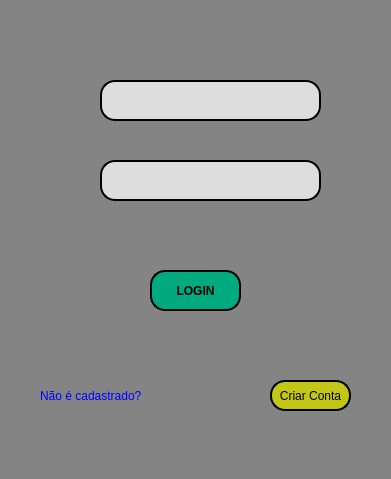
<?xml version="1.0" encoding="UTF-8"?>
<ui version="4.0">
 <class>MainWindow</class>
 <widget class="QMainWindow" name="MainWindow">
  <property name="geometry">
   <rect>
    <x>0</x>
    <y>0</y>
    <width>391</width>
    <height>479</height>
   </rect>
  </property>
  <property name="windowTitle">
   <string>MainWindow</string>
  </property>
  <property name="styleSheet">
   <string notr="true">background-color: rgb(170, 170, 255);
background-color: rgb(132, 132, 132);</string>
  </property>
  <widget class="QWidget" name="centralwidget">
   <widget class="QPushButton" name="pushButton">
    <property name="enabled">
     <bool>true</bool>
    </property>
    <property name="geometry">
     <rect>
      <x>150</x>
      <y>270</y>
      <width>91</width>
      <height>41</height>
     </rect>
    </property>
    <property name="font">
     <font>
      <weight>75</weight>
      <bold>true</bold>
     </font>
    </property>
    <property name="styleSheet">
     <string notr="true">
background-color: rgb(0, 170, 127);
border-radius: 15px;
border-style: outset;
border-width: 2px;
border-color: black;</string>
    </property>
    <property name="text">
     <string>LOGIN</string>
    </property>
    <property name="autoDefault">
     <bool>false</bool>
    </property>
   </widget>
   <widget class="QLabel" name="label">
    <property name="geometry">
     <rect>
      <x>40</x>
      <y>380</y>
      <width>101</width>
      <height>31</height>
     </rect>
    </property>
    <property name="styleSheet">
     <string notr="true">color: rgb(0, 0, 255);</string>
    </property>
    <property name="text">
     <string>Não é cadastrado?</string>
    </property>
   </widget>
   <widget class="QPushButton" name="pushButton_2">
    <property name="geometry">
     <rect>
      <x>270</x>
      <y>380</y>
      <width>81</width>
      <height>31</height>
     </rect>
    </property>
    <property name="styleSheet">
     <string notr="true">
border-radius: 15px;
border-style: outset;
border-width: 2px;
border-color: black;
background-color: rgb(195, 198, 23);</string>
    </property>
    <property name="text">
     <string>Criar Conta</string>
    </property>
   </widget>
   <widget class="QLineEdit" name="lineEdit_2">
    <property name="geometry">
     <rect>
      <x>100</x>
      <y>160</y>
      <width>221</width>
      <height>41</height>
     </rect>
    </property>
    <property name="styleSheet">
     <string notr="true">
background-color: rgb(221, 221, 221);
border-radius: 15px;
border-style: outset;
border-width: 2px;</string>
    </property>
   </widget>
   <widget class="QLabel" name="label_2">
    <property name="geometry">
     <rect>
      <x>50</x>
      <y>80</y>
      <width>41</width>
      <height>41</height>
     </rect>
    </property>
    <property name="text">
     <string/>
    </property>
    <property name="pixmap">
     <pixmap>login.png</pixmap>
    </property>
   </widget>
   <widget class="QLabel" name="label_3">
    <property name="geometry">
     <rect>
      <x>50</x>
      <y>160</y>
      <width>41</width>
      <height>41</height>
     </rect>
    </property>
    <property name="text">
     <string/>
    </property>
    <property name="pixmap">
     <pixmap>senha.png</pixmap>
    </property>
   </widget>
   <widget class="QLineEdit" name="lineEdit_3">
    <property name="geometry">
     <rect>
      <x>100</x>
      <y>80</y>
      <width>221</width>
      <height>41</height>
     </rect>
    </property>
    <property name="styleSheet">
     <string notr="true">
background-color: rgb(221, 221, 221);
border-radius: 15px;
border-style: outset;
border-width: 2px;</string>
    </property>
   </widget>
   <widget class="QLabel" name="label_4">
    <property name="geometry">
     <rect>
      <x>60</x>
      <y>230</y>
      <width>271</width>
      <height>20</height>
     </rect>
    </property>
    <property name="styleSheet">
     <string notr="true">font: 75 10pt &quot;MS Shell Dlg 2&quot;;
color: rgb(255, 0, 0);</string>
    </property>
    <property name="text">
     <string/>
    </property>
    <property name="alignment">
     <set>Qt::AlignCenter</set>
    </property>
   </widget>
  </widget>
  <widget class="QMenuBar" name="menubar">
   <property name="geometry">
    <rect>
     <x>0</x>
     <y>0</y>
     <width>391</width>
     <height>21</height>
    </rect>
   </property>
  </widget>
  <widget class="QStatusBar" name="statusbar"/>
 </widget>
 <resources/>
 <connections/>
</ui>
